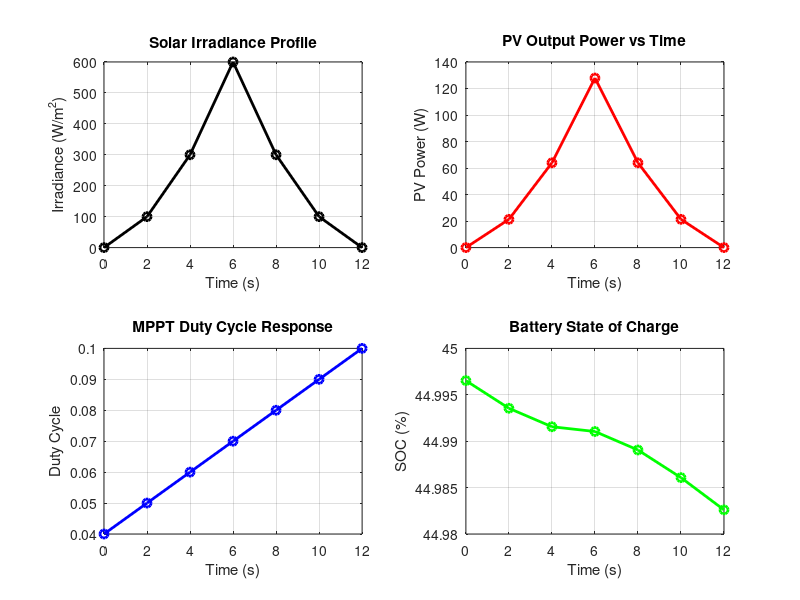

MATLAB code to generate this figure: (Note: this script raises an error after producing the figure.)
%% Simulation of PV–Battery Hybrid Power System
% Author: Sujit Kumar Chaudhary
% Email: iamsujit33@gmail.com
% Date: October 2025
% Description: MATLAB code to model PV system with MPPT and battery integration

clc; clear; close all;

%% PV Array Parameters
N_series = 1;          % Modules in series per string
N_parallel = 5;        % Number of parallel strings
Voc = 36.3;            % Open circuit voltage [V]
Isc = 7.84;            % Short circuit current [A]
Vmp = 29;              % Voltage at max power point [V]
Imp = 7.35;            % Current at max power point [A]
Pmax = Vmp * Imp;      % Maximum power [W]
T_cell = 45;           % Cell temperature [°C]

fprintf("PV Max Power: %.2f W at Vmp = %.2f V, Imp = %.2f A\n", Pmax, Vmp, Imp);

%% Simulation Parameters
Irradiance = [0 100 300 600 300 100 0];   % W/m^2
TimeSteps  = [0 2 4 6 8 10 12];           % sec
V_ref      = 50;                          % DC bus voltage reference [V]

%% Battery Parameters
Batt_nomV = 24;          % Nominal voltage [V]
Batt_Ah = 50;            % Rated capacity [Ah]
Batt_SOC_init = 0.45;    % Initial state-of-charge (45%)
Batt_Vfull = 27.9;       % Fully charged voltage [V]
Batt_Vcut = 18;          % Cut-off voltage [V]

fprintf("Battery: %.1f V, %.1f Ah, Initial SOC = %.0f %%\n", ...
    Batt_nomV, Batt_Ah, Batt_SOC_init*100);

%% MPPT Control Parameters (P&O Method)
duty_init = 0.05;
duty = duty_init;
duty_min = 0; duty_max = 0.75;
deltaD = 0.01;

% Tracking variables
Vold = 0; Pold = 0; duty_old = duty;

%% Run Simulation Across Irradiance Profile
SOC = Batt_SOC_init;   % Initialize SOC
SOC_history = zeros(1,length(TimeSteps));
Duty_history = zeros(1,length(TimeSteps));
Vpv_history = zeros(1,length(TimeSteps));
Ppv_history = zeros(1,length(TimeSteps));

for k = 1:length(TimeSteps)
    % Scale PV output according to irradiance ratio
    G_ratio = Irradiance(k)/1000; % Normalize to STC
    Vpv = Vmp;                    % Approximate PV voltage
    Ipv = Imp * G_ratio;          % Scale current with irradiance
    Ppv = Vpv * Ipv;              % Power output
    
    % MPPT Algorithm (Perturb & Observe)
    dV = Vpv - Vold;
    dP = Ppv - Pold;
    
    if dP ~= 0
        if dV < 0
            duty = duty_old - deltaD;
        else
            duty = duty_old + deltaD;
        end
    else
        if dV < 0
            duty = duty_old + deltaD;
        else
            duty = duty_old - deltaD;
        end
    end
    
    % Bound duty cycle
    duty = min(max(duty, duty_min), duty_max);
    
    % Battery Charging/Discharging
    Load_power = 150; % Constant load demand
    Pnet = Ppv - Load_power;
    SOC = SOC + (Pnet/(Batt_nomV*Batt_Ah*3600)); % update SOC
    
    % Limit SOC between 0–1
    SOC = min(max(SOC,0),1);
    
    % Store values
    SOC_history(k) = SOC*100;
    Duty_history(k) = duty;
    Vpv_history(k) = Vpv;
    Ppv_history(k) = Ppv;
    
    % Update persistent values
    Vold = Vpv; Pold = Ppv; duty_old = duty;
end

%% Plot Results
figure;
subplot(2,2,1);
plot(TimeSteps, Irradiance, 'k-o','LineWidth',2); grid on;
xlabel('Time (s)'); ylabel('Irradiance (W/m^2)');
title('Solar Irradiance Profile');

subplot(2,2,2);
plot(TimeSteps, Ppv_history, 'r-o','LineWidth',2); grid on;
xlabel('Time (s)'); ylabel('PV Power (W)');
title('PV Output Power vs Time');

subplot(2,2,3);
plot(TimeSteps, Duty_history, 'b-o','LineWidth',2); grid on;
xlabel('Time (s)'); ylabel('Duty Cycle');
title('MPPT Duty Cycle Response');

subplot(2,2,4);
plot(TimeSteps, SOC_history, 'g-o','LineWidth',2); grid on;
xlabel('Time (s)'); ylabel('SOC (%)');
title('Battery State of Charge');

sgtitle('PV–Battery Hybrid System Simulation Results');

fprintf("Final SOC: %.2f %%\n", SOC*100);
fprintf("Final Duty Cycle: %.3f\n", duty);
